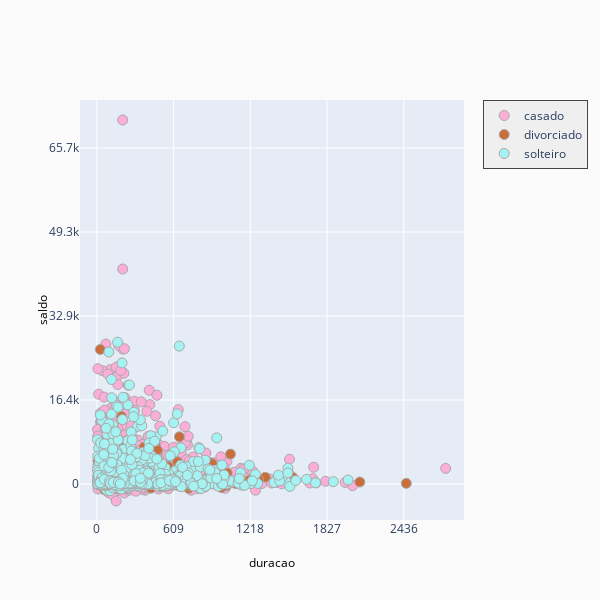

Notebook cell for this chart:
### Code cell
# Notice how divorced have a considerably low amount of balance.
fig = ff.create_facet_grid(
    df,
    x='duracao',
    y='saldo',
    color_name='estado_civil',
    show_boxes=False,
    marker={'size': 10, 'opacity': 1.0},
    colormap={'solteiro': 'rgb(165, 242, 242)', 'casado': 'rgb(253, 174, 216)', 'divorciado': 'rgba(201, 109, 59, 0.82)'}
)

iplot(fig, filename='facet - custom colormap')

### Figure 1 — Plotly figure (JSON) as saved in the notebook; plotly's stock layout.template omitted (floating-point values rounded to 4 significant figures; data arrays with more than 128 entries replaced by an {"elided": "..."} marker saying what was removed)
{"data": [{"marker": {"color": "rgb(253, 174, 216)", "line": {"color": "darkgrey", "width": 1}, "opacity": 1, "size": 10}, "mode": "markers", "name": "casado", "type": "scatter", "x": {"elided": "2539 int values"}, "xaxis": "x", "y": {"elided": "2539 int values"}, "yaxis": "y"}, {"marker": {"color": "rgb(201, 109, 59)", "line": {"color": "darkgrey", "width": 1}, "opacity": 1, "size": 10}, "mode": "markers", "name": "divorciado", "type": "scatter", "x": {"elided": "482 int values"}, "xaxis": "x", "y": {"elided": "482 int values"}, "yaxis": "y"}, {"marker": {"color": "rgb(165, 242, 242)", "line": {"color": "darkgrey", "width": 1}, "opacity": 1, "size": 10}, "mode": "markers", "name": "solteiro", "type": "scatter", "x": {"elided": "1108 int values"}, "xaxis": "x", "y": {"elided": "1108 int values"}, "yaxis": "y"}], "layout": {"annotations": [{"font": {"color": "#000000", "size": 12}, "showarrow": false, "text": "duracao", "textangle": 0, "x": 0.5, "xanchor": "center", "xref": "paper", "y": -0.1, "yanchor": "middle", "yref": "paper"}, {"font": {"color": "#000000", "size": 12}, "showarrow": false, "text": "saldo", "textangle": -90, "x": -0.1, "xanchor": "center", "xref": "paper", "y": 0.5, "yanchor": "middle", "yref": "paper"}], "height": 600, "legend": {"bgcolor": "#efefef", "borderwidth": 1, "x": 1.05, "y": 1, "yanchor": "top"}, "paper_bgcolor": "rgb(251, 251, 251)", "showlegend": true, "title": {"text": ""}, "width": 600, "xaxis": {"anchor": "y", "domain": [0, 1], "dtick": 609, "range": [-134.2, 2914.0], "ticklen": 0, "zeroline": false}, "yaxis": {"anchor": "x", "domain": [0, 1], "dtick": 16427, "range": [-7038.0, 75100.0], "ticklen": 0, "zeroline": false}}}
